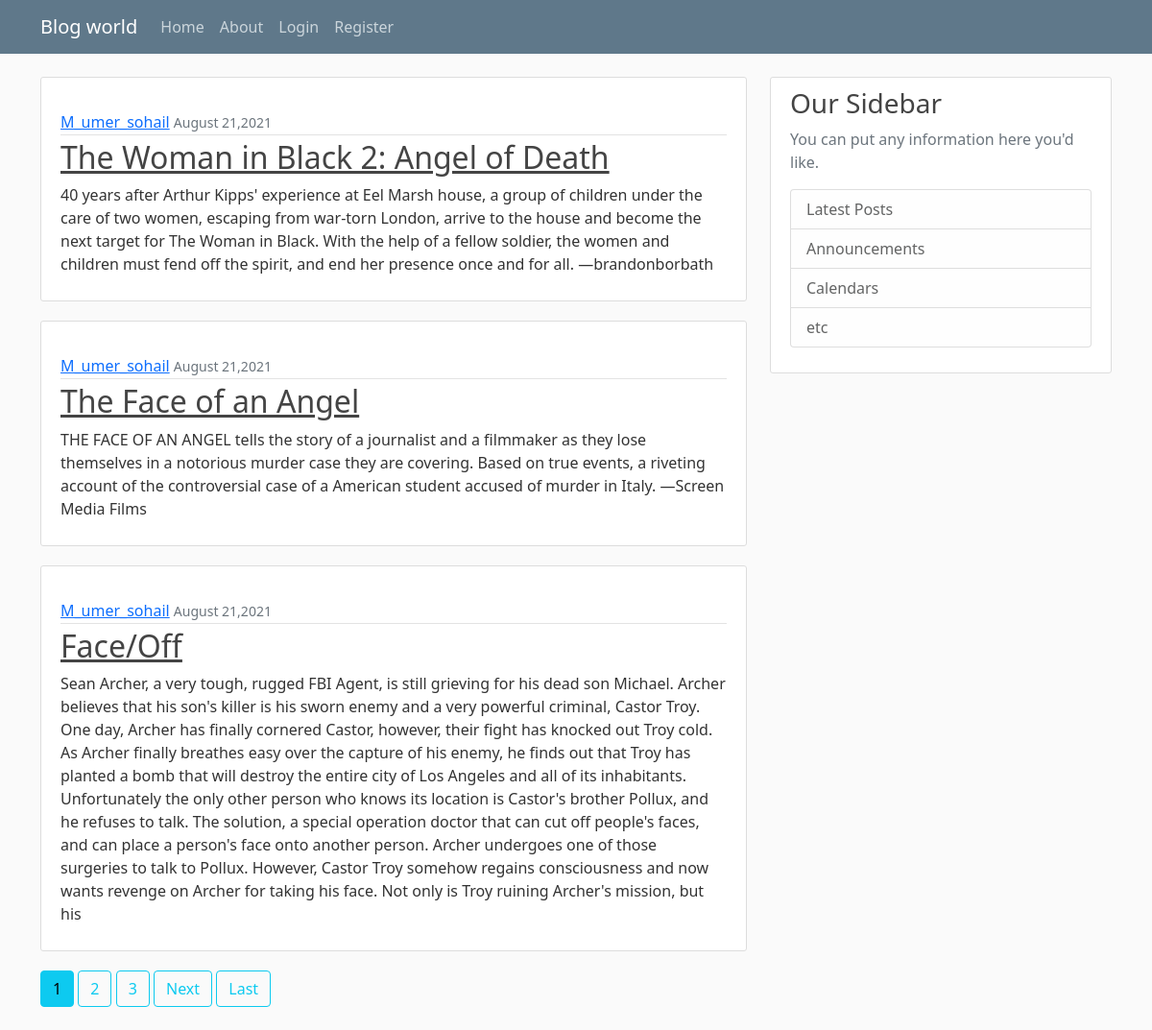
Screenshot of /blog/ with the database file from the repository.
### blog/models.py (models this page shows, shortened)
class post(models.Model):
    title=models.CharField(max_length=100)
    content=models.TextField()
    date_posted=models.DateTimeField(default=timezone.now)
    author=models.ForeignKey(User,on_delete=models.CASCADE)

### blog/views.py (the view)
# urls.py: path('', postlistview.as_view(),name="blog-home"),
class postlistview(ListView):
    model=post
    template_name = 'blog/home.html'
    context_object_name = 'posts'
    ordering = ['-date_posted']
    paginate_by = 3

### blog/templates/blog/home.html (shortened to what this page needs)
{% extends "blog/base.html"%}
{%block content%}
{% for post in posts %}
    <article class="media content-section">
      <div class="media-body">
        <div class="article-metadata">
          <a class="mr-2" href="{% url 'user-posts' post.author.username % }">{{ post.author }}</a>
          <small class="text-muted">{{ post.date_posted |date:"F d,Y" }}</small>
        </div>
        <h2><a class="article-title" href="{% url 'post_detail'  post.id%}">{{ post.title }}</a></h2>
        <p class="article-content">{{ post.content }}</p>
      </div>
    </article>
{% endfor %}
 {% if is_paginated %}
      {% for num in page_obj.paginator.page_range %}
        {% if page_obj.number == num %}
          <a class="btn btn-info mb-4" href="?page={{ num }}">{{ num }}</a>
        {% elif num > page_obj.number|add:'-3' and num < page_obj.number|add:'3' %}
          <a class="btn btn-outline-info mb-4" href="?page={{ num }}">{{ num }}</a>
        {% endif %}
      {% endfor %}
      {% if page_obj.has_next %}
        <a class="btn btn-outline-info mb-4" href="?page={{ page_obj.next_page_number }}">Next</a>
        <a class="btn btn-outline-info mb-4" href="?page={{ page_obj.paginator.num_pages }}">Last</a>
      {% endif %}
    {% endif %}
{% endblock content %}

### blog/templates/blog/base.html (shortened to what this page needs)
{% load static %}
<!doctype html>
<html lang="en">
  <head>
    <link href="https://cdn.jsdelivr.net/npm/bootstrap@5.1.0/dist/css/bootstrap.min.css" rel="stylesheet">
      <link rel="stylesheet" href="{% static 'blog/main.css'%}">
  </head>
  <body>
      <header class="site-header">
          <nav class="navbar navbar-expand-md navbar-dark bg-steel fixed-top">
            <div class="container">
              <a class="navbar-brand mr-4" href="{% url 'blog-home'%}">Blog world</a>
              <div class="collapse navbar-collapse" id="navbarToggle">
                <div class="navbar-nav mr-auto">
                  <a class="nav-item nav-link" href="{% url 'blog-home'%}">Home</a>
                  <a class="nav-item nav-link" href="{% url 'blog-about'%}">About</a>
                </div>
                <div class="navbar-nav">
                  {% if user.is_authenticated %}
                      <a class="nav-item nav-link" href="{%url 'post_create' %}">Create New Post</a>
                      <a class="nav-item nav-link" href="{%url 'profile' %}">Profile</a>
                      <a class="nav-item nav-link" href="{%url 'logout' %}">Logout</a>
                  {%else%}
                    <a class="nav-item nav-link" href="{%url 'login' %}">Login</a>
                    <a class="nav-item nav-link" href="{%url 'user-registration' %}">Register</a>
                  {% endif %}
                </div>
              </div>
            </div>
          </nav>
</header>
   <main role="main" class="container">
          <div class="row">
            <div class="col-md-8">
              {% block content %}
                {% endblock %}
            </div>
            <div class="col-md-4">
              <div class="content-section">
                <h3>Our Sidebar</h3>
                <p class='text-muted'>You can put any information here you'd like.
                  <ul class="list-group">
                    <li class="list-group-item list-group-item-light">Latest Posts</li>
                    <li class="list-group-item list-group-item-light">Announcements</li>
                    <li class="list-group-item list-group-item-light">Calendars</li>
                    <li class="list-group-item list-group-item-light">etc</li>
                  </ul>
                </p>
              </div>
            </div>
          </div>
   </main>
  </body>

### blog/static/blog/main.css (style rules this page uses)
body { background: #fafafa; color: #333333; margin-top: 5rem; }
h1, h2, h3, h4, h5, h6 { color: #444444; }
ul { margin: 0; }
.bg-steel { background-color: #5f788a; }
.site-header .navbar-nav .nav-link { color: #cbd5db; }
.content-section { background: #ffffff; padding: 10px 20px; border: 1px solid #dddddd; border-radius: 3px; margin-bottom: 20px; }
.article-title { color: #444444; }
.article-content { white-space: pre-line; }
.article-metadata { padding-bottom: 1px; margin-bottom: 4px; border-bottom: 1px solid #e3e3e3 }

### rows the page displays
post: author "M_umer_sohail", date_posted "August 21,2021", title "The Woman in Black 2: Angel of Death", content "40 years after Arthur Kipps' experience at Eel Marsh house, a group of children under the care of two women, escaping from war-torn London, arrive to the house and become the next target for The Woman in Black. With the help of a fellow soldier, the women and children must fend off the spirit, and end her presence once and for all. —brandonborbath"
post: author "M_umer_sohail", date_posted "August 21,2021", title "The Face of an Angel", content "THE FACE OF AN ANGEL tells the story of a journalist and a filmmaker as they lose themselves in a notorious murder case they are covering. Based on true events, a riveting account of the controversial case of a American student accused of murder in Italy. —Screen Media Films"
post: author "M_umer_sohail", date_posted "August 21,2021", title "Face/Off", content "Sean Archer, a very tough, rugged FBI Agent, is still grieving for his dead son Michael. Archer believes that his son's killer is his sworn enemy and a very powerful criminal, Castor Troy. One day, Archer has finally cornered Castor, however, their fight has knocked out Troy cold. As Archer finally breathes easy over the capture of his enemy, he finds out that Troy has planted a bomb that will destroy the entire city of Los Angeles and all of its inhabitants. Unfortunately the only other person who knows its location is Castor's brother Pollux, and he refuses to talk. The solution, a special operation doctor that can cut off people's faces, and can place a person's face onto another person.…"

### other values shown
{{ num }} "1"
{{ num }} "2" "3"
